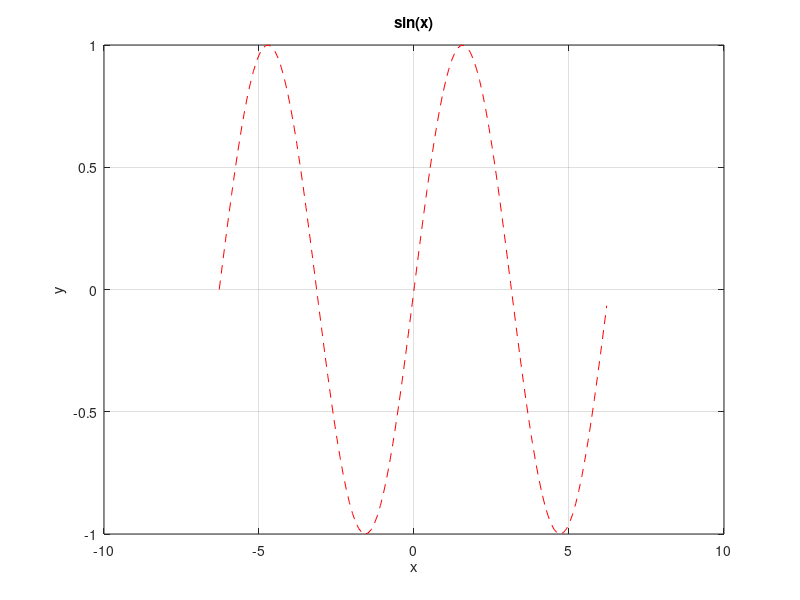
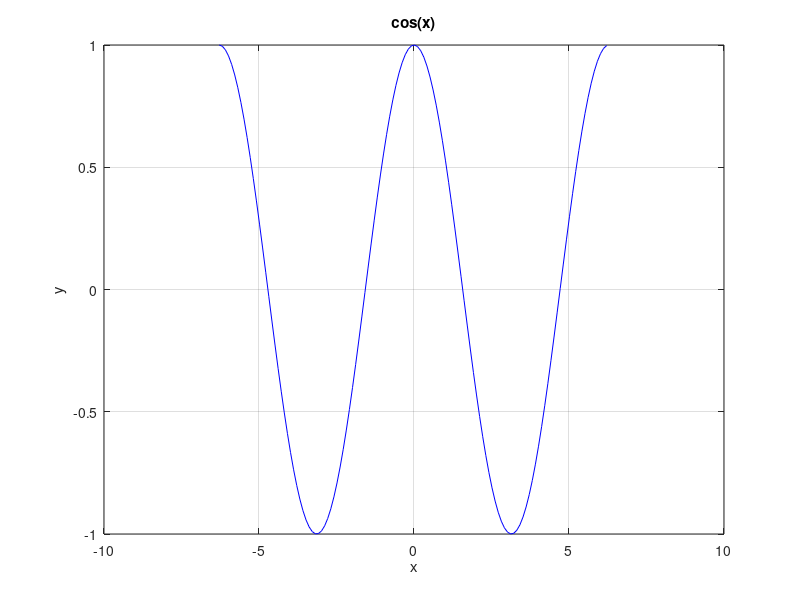

These figures' MATLAB source, in order:
x=-2*pi:0.1:2*pi; 
%%Name Surname: Serkan Burak Örs
%Istanbul Technical University
%Aeronautics and Astronautics Faculty - Astronautical Engineering
%E-mail: orss19@itu.edu.tr
%BIL 113E - Summer 2020 - CRN:30156
%Instructor: Dr. Mustafa Resa Becan
%Week 3 - Date: 26/08/2020
%% figure function is used to show the graphics on different graphic windows.
figure(1) 
y=sin(x);
plot(x,y,'r--');
xlabel('x'), ylabel('y');
title('sin(x)');
grid on;
figure(2)
y=cos(x);
plot(x,y,'b');
xlabel('x'), ylabel('y');
title('cos(x)');
grid on;
